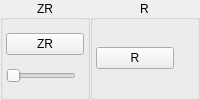
              <widget class="QWidget" name="buttonShoulderButtonsRight" native="true">
               <layout class="QHBoxLayout" name="horizontalLayout_7">
                <property name="spacing">
                 <number>0</number>
                </property>
                <property name="leftMargin">
                 <number>0</number>
                </property>
                <property name="topMargin">
                 <number>0</number>
                </property>
                <property name="rightMargin">
                 <number>0</number>
                </property>
                <property name="bottomMargin">
                 <number>0</number>
                </property>
                <item>
                 <widget class="QGroupBox" name="buttonShoulderButtonsZRGroup">
                  <property name="sizePolicy">
                   <sizepolicy hsizetype="Maximum" vsizetype="Preferred">
                    <horstretch>0</horstretch>
                    <verstretch>0</verstretch>
                   </sizepolicy>
                  </property>
                  <property name="title">
                   <string>ZR</string>
                  </property>
                  <property name="alignment">
                   <set>Qt::AlignmentFlag::AlignCenter</set>
                  </property>
                  <layout class="QVBoxLayout" name="buttonShoulderButtonsZRVerticalLayout">
                   <property name="spacing">
                    <number>3</number>
                   </property>
                   <property name="leftMargin">
                    <number>3</number>
                   </property>
                   <property name="topMargin">
                    <number>3</number>
                   </property>
                   <property name="rightMargin">
                    <number>3</number>
                   </property>
                   <property name="bottomMargin">
                    <number>3</number>
                   </property>
                   <item>
                    <widget class="QPushButton" name="buttonZR">
                     <property name="minimumSize">
                      <size>
                       <width>70</width>
                       <height>0</height>
                      </size>
                     </property>
                     <property name="maximumSize">
                      <size>
                       <width>68</width>
                       <height>16777215</height>
                      </size>
                     </property>
                     <property name="styleSheet">
                      <string notr="true">min-width: 76px;</string>
                     </property>
                     <property name="text">
                      <string>ZR</string>
                     </property>
                    </widget>
                   </item>
                   <item>
                    <widget class="QSlider" name="sliderZRThreshold">
                     <property name="maximumSize">
                      <size>
                       <width>70</width>
                       <height>15</height>
                      </size>
                     </property>
                     <property name="maximum">
                      <number>100</number>
                     </property>
                     <property name="orientation">
                      <enum>Qt::Orientation::Horizontal</enum>
                     </property>
                    </widget>
                   </item>
                  </layout>
                 </widget>
                </item>
                <item>
                 <widget class="QGroupBox" name="buttonShoulderButtonsRGroup">
                  <property name="title">
                   <string>R</string>
                  </property>
                  <property name="alignment">
                   <set>Qt::AlignmentFlag::AlignCenter</set>
                  </property>
                  <layout class="QVBoxLayout" name="buttonShoulderButtonsRVerticalLayout">
                   <property name="spacing">
                    <number>3</number>
                   </property>
                   <property name="leftMargin">
                    <number>3</number>
                   </property>
                   <property name="topMargin">
                    <number>3</number>
                   </property>
                   <property name="rightMargin">
                    <number>3</number>
                   </property>
                   <property name="bottomMargin">
                    <number>3</number>
                   </property>
                   <item>
                    <widget class="QPushButton" name="buttonR">
                     <property name="minimumSize">
                      <size>
                       <width>70</width>
                       <height>0</height>
                      </size>
                     </property>
                     <property name="maximumSize">
                      <size>
                       <width>68</width>
                       <height>16777215</height>
                      </size>
                     </property>
                     <property name="styleSheet">
                      <string notr="true">min-width: 76px;</string>
                     </property>
                     <property name="text">
                      <string>R</string>
                     </property>
                    </widget>
                   </item>
                  </layout>
                 </widget>
                </item>
               </layout>
              </widget>
